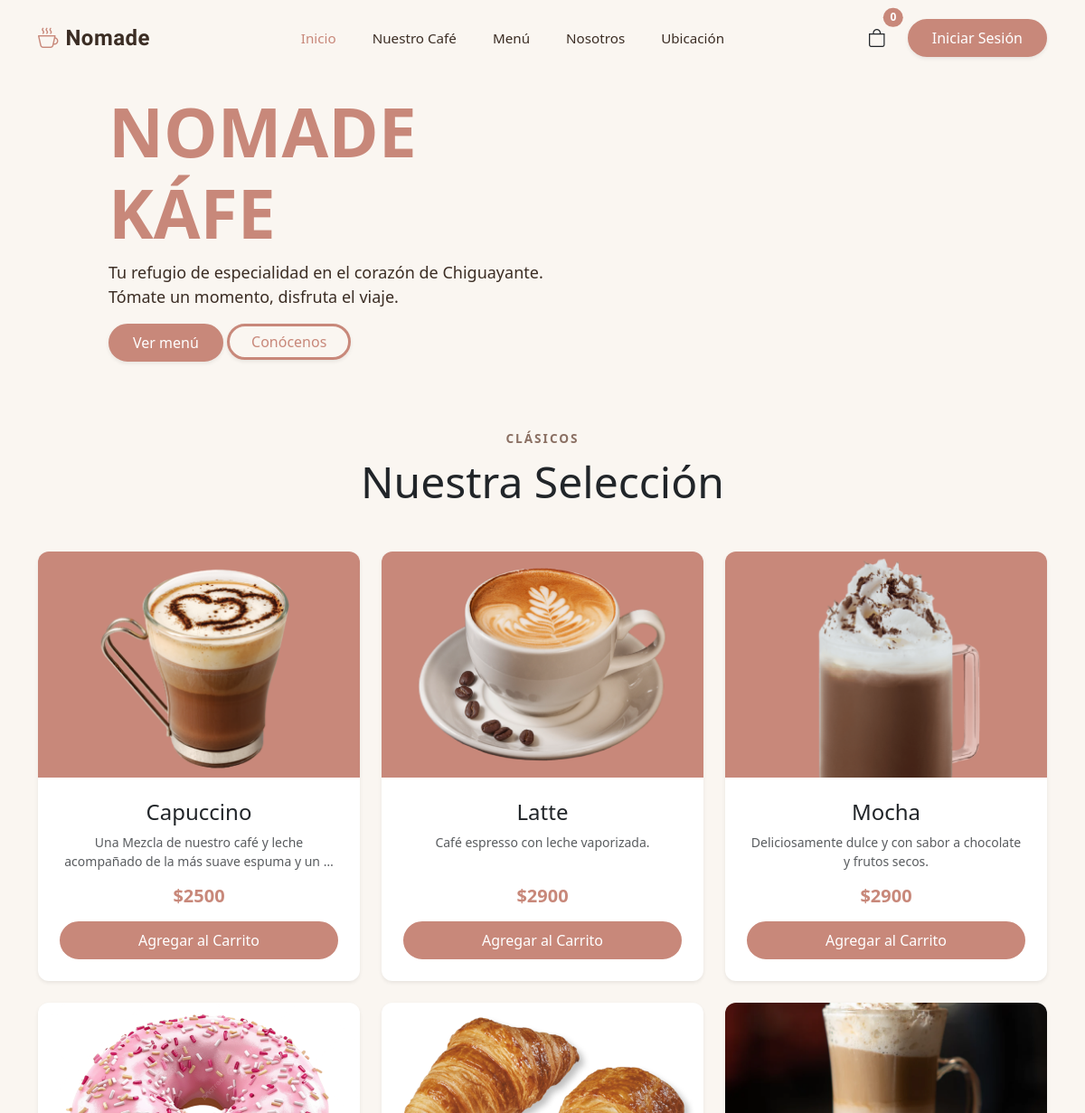
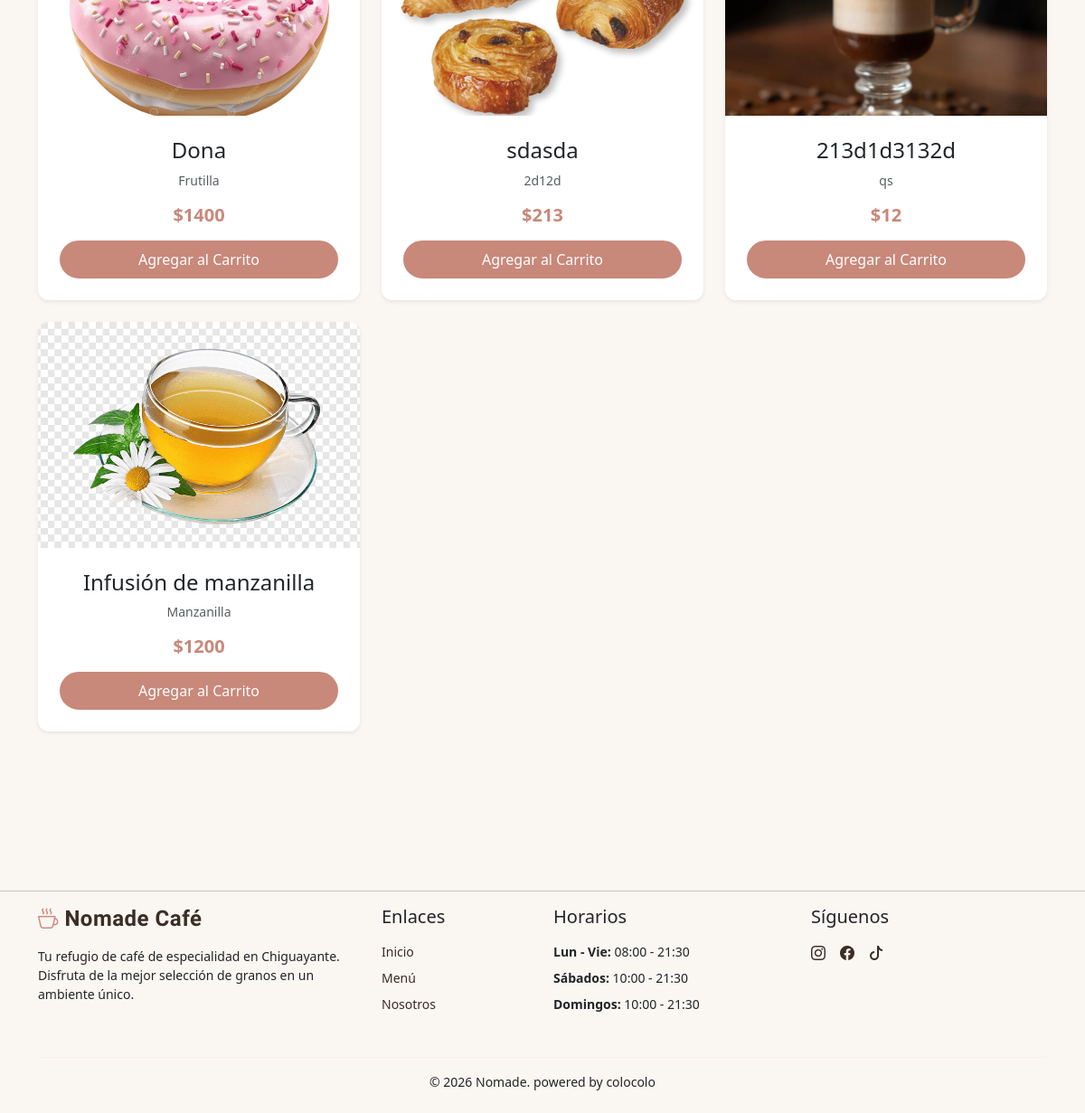
The page / on the database its author committed (2 pictures, top to bottom).
### catalogo/models.py (models this page shows, shortened)
class Producto(models.Model):
    nombre = models.CharField(max_length=200)
    descripcion = models.TextField()
    precio = models.IntegerField()
    stock = models.IntegerField()
    image = models.ImageField(upload_to='productos/', null=True, blank=True)
    categoria = models.ForeignKey(Categoria, on_delete=models.CASCADE, related_name='productos')

### catalogo/views.py (the view)
# urls.py: path('', views.catalogo_view, name='inicio'),
def catalogo_view(request):
    productos = Producto.objects.all()
    contexto = {'productos': productos}
    return render(request, 'catalogo/inicio.html', contexto)

### catalogo/context_processors.py (called while the page is built)
def cantidad_carrito(request):
    total = 0
    if 'carrito' in request.session: # si ya hay un carrito
        for key, value in request.session['carrito'].items():
            total += value['cantidad'] # suma la cantidad de cada prod guardado
    return {'cantidad_carrito' : total} #envia la cantidad al html

### catalogo/templates/catalogo/inicio.html (shortened to what this page needs)
{% extends 'catalogo/base.html' %}
{%load static%}
{% block content %}
<section class="hero-section">
    <div class="section-content">
        <div class="hero-d">
            <h2 class="titulo ">NOMADE KÁFE</h2>
            <p class="desc ">Tu refugio de especialidad en el corazón de Chiguayante. <br> Tómate un momento, disfruta
                el viaje.</p>
            <a class="btn rounded-pill px-4 shadow-sm" href="{% url 'menu' %}">Ver menú</a>
            <a class="btn-conocenos rounded-pill px-4 shadow-sm" href="{% url 'nosotros' %}">Conócenos</a>
        </div>
        <div class="hero-imagen">
            <img src="{% static 'img/cafe2.png'%}" alt="" class="hero-img">
        </div>
    </div>
</section>
<section id="menu" class="py-5">
    <div class="container py-4">
        <div class="text-center mb-5">
            <span class="text-uppercase fw-bold letter-spacing-1"
                style="color: var(--muted-foreground); letter-spacing: 2px; font-size: 0.85rem;">Clásicos</span>
            <h2 class="display-5 mt-2 font-playfair">Nuestra Selección</h2>
        </div>
        <div class="row g-4">
            {% for producto in productos %}
            <div class="col-md-4">
                <div class="card product-card h-100 d-flex flex-column shadow-sm">
                {% if producto.image %}
                <img src="{{ producto.image.url }}" class="card-img-top" alt="{{ producto.nombre }}">
                {% else %}
                <img src="https://placehold.co/400x300?text=Sin+imagen" class="card-img-top" alt="{{ producto.nombre }}">
                {% endif %}
                    <div class="card-body p-4 text-center d-flex flex-column flex-grow-1">
                        <h4 class="card-title font-playfair mb-2">{{ producto.nombre }}</h4>
                        <p class="card-text text-muted small mb-3">{{ producto.descripcion|truncatewords:15 }}</p>
                        <div class="mt-auto">
                            <h5 class="fw-bold mb-3" style="color: var(--primary);">${{ producto.precio }}</h5>
                            <button class="btn btn-outline-dark rounded-pill w-100" type="button"
                                data-bs-toggle="offcanvas"
                                data-bs-target="#offcanvasProducto{{producto.id}}"
                                aria-controls="offcanvasProducto{{producto.id}}"
                                {% if producto.categoria.tiene_tamano %}onclick="setTimeout(()=>actualizarBoton({{producto.id}},{{producto.precio}}),50)"{% endif %}>
                                Agregar al Carrito
                            </button>
                        </div>
                    </div>
                </div>
            </div>
            {% empty %}
            <div class="col-12 text-center">
                <p>No hay productos en el catálogo por ahora.</p>
            </div>
            {% endfor %}
        </div>
    </div>
</section>
{% endblock content %}

### catalogo/static/catalogo/css/style.css (style rules this page uses)
:root { --background: #FAF6F1 ; --foreground: #3B2D24; --card: #FFF9F5; --primary: #C8887A; --primary-foreground: #FFF9F5; --secondary: #EAD8CB; --secondary-foreground: #3B2D24; --muted: #F2E8DE; --muted-foreground: #8A6F62; --accent: #A8C3A4; --accent-foreground: #2B3D28; --border: rgba(160,120,96,0.2); }
body { background-color: var(--background); }
.hero-section { background-color: var(--background); }
.hero-section .section-content { display: flex; align-items: center; color: var(--primary); justify-content: space-between; max-width: 1300px; margin: auto; padding-left: 10%; padding-right: 5%; }
.hero-d { flex: 1; }
.titulo { font-weight: bold; font-size: 75px; }
.desc { font-size: 18px; color: var(--foreground); }
.hero-imagen { flex: 1; display: flex; justify-content: center; transform: rotate(-10deg); }
.hero-img { width: 100%; animation: flotar 4s ease-in-out infinite; }
.hero-section .btn-conocenos { padding: 6px; text-decoration: none; color: var(--primary); border: solid var(--primary); }
.btn { color: #fff; background-color: var(--primary); border: solid var(--primary); transition: transform 0.3s ease, box-shadow 0.3s ease; }
.product-card { background-color: #FFFFFF; border: none; border-radius: 12px; overflow: hidden; transition: transform 0.3s ease, box-shadow 0.3s ease; }
.product-card img { height: 250px; width: 100%; object-fit: cover; }

### rows shown on the page
Producto: image (picture), nombre "Capuccino", descripcion "Una Mezcla de nuestro café y leche acompañado de la más suave espuma y un …", precio "2500"
Producto: image (picture), nombre "Latte", descripcion "Café espresso con leche vaporizada.", precio "2900"
Producto: image (picture), nombre "Mocha", descripcion "Deliciosamente dulce y con sabor a chocolate y frutos secos.", precio "2900"
Producto: image (picture), nombre "Dona", descripcion "Frutilla", precio "1400"
Producto: image (picture), nombre "sdasda", descripcion "2d12d", precio "213"
Producto: image (picture), nombre "213d1d3132d", descripcion "qs", precio "12"
Producto: image (picture), nombre "Infusión de manzanilla", descripcion "Manzanilla", precio "1200"

### other values the page prints
{{ cantidad_carrito | default:"0" }} "0"
